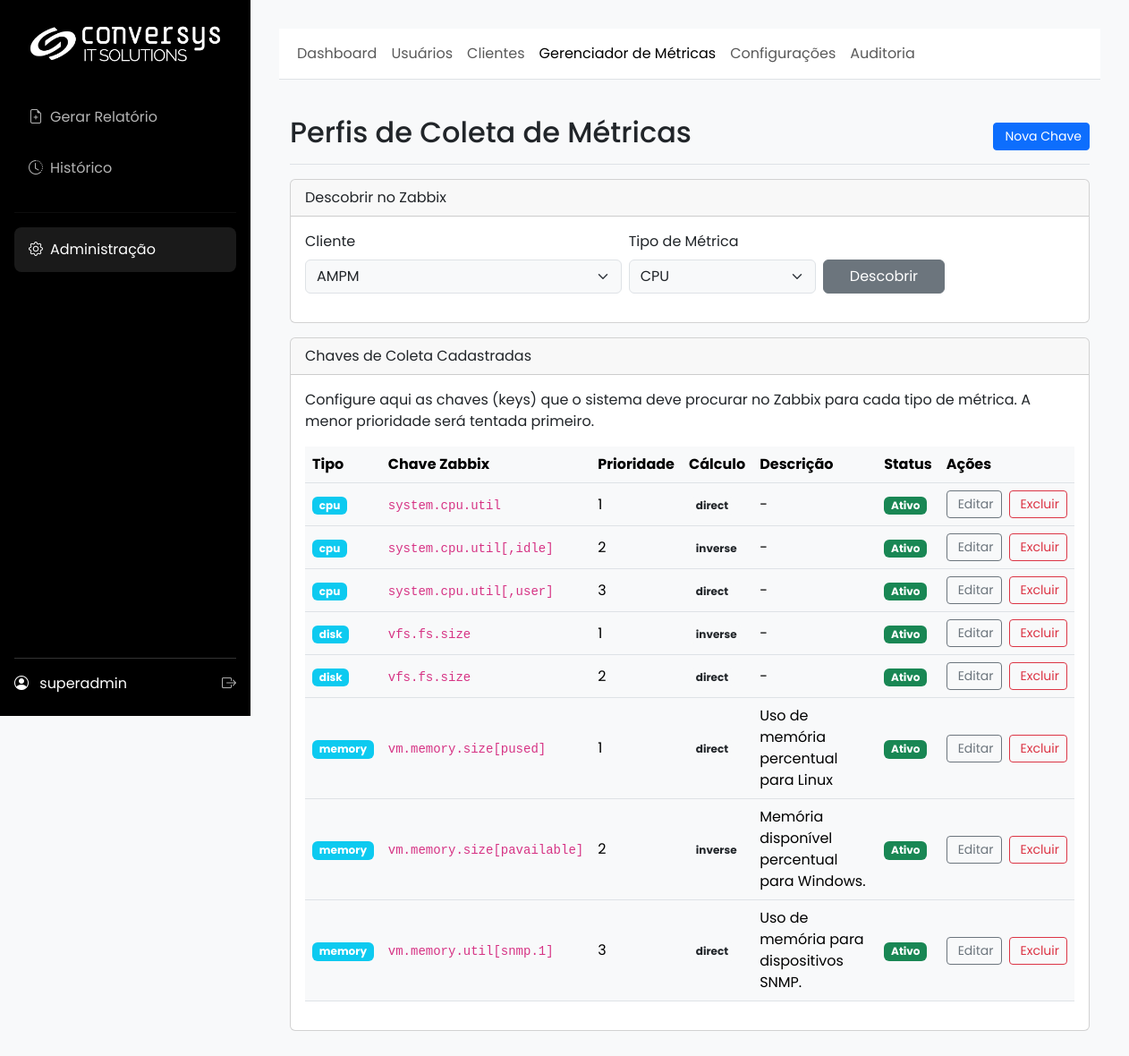
Before: /admin/metric_keys (signed in) with the older database file.
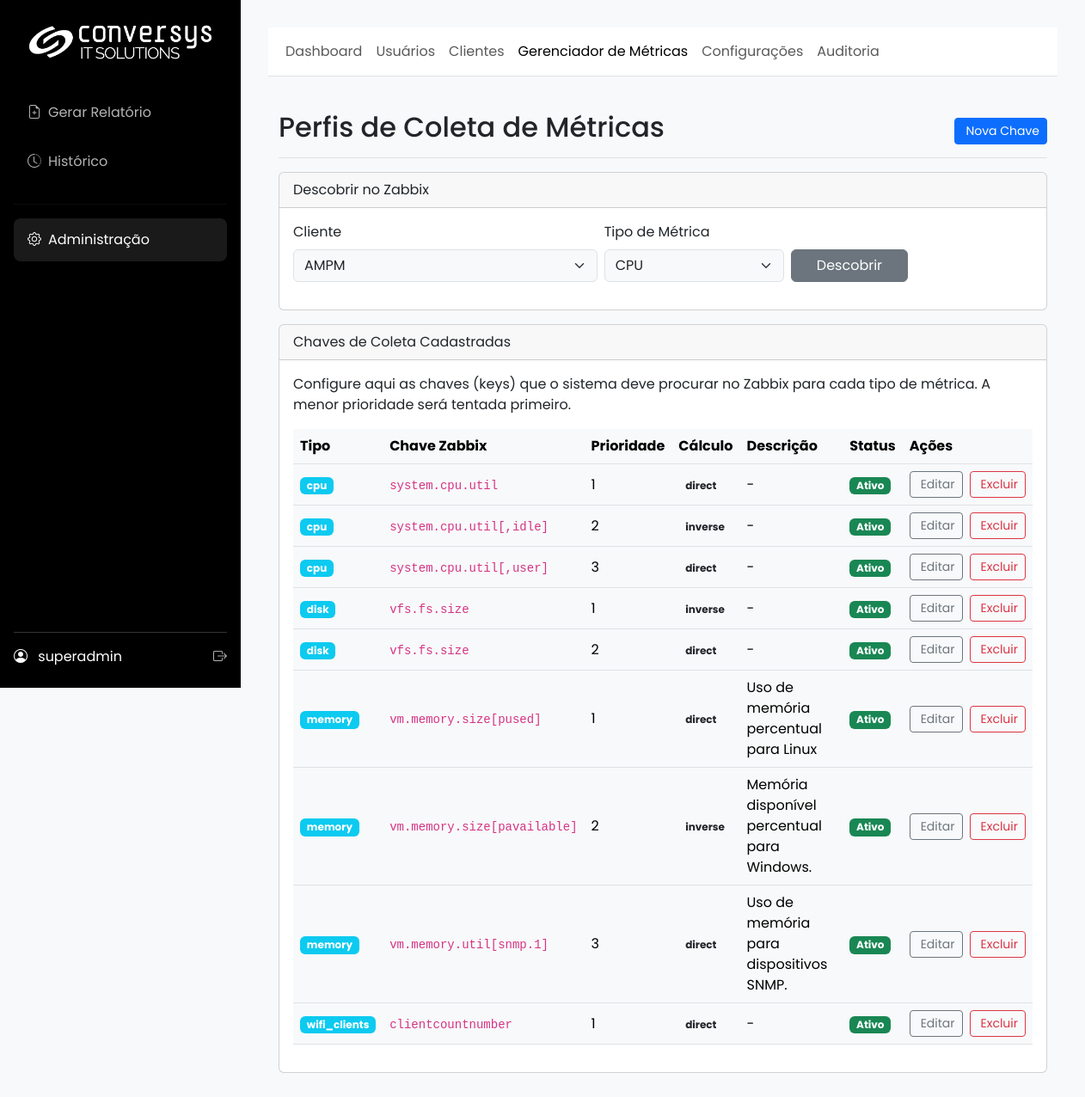
After: the same page with the newer database file.
### app/models.py (models this page shows, shortened)
class SystemConfig(db.Model):
    id = db.Column(db.Integer, primary_key=True)
    company_name = db.Column(db.String(100), default="Conversys IT Solutions")
    footer_text = db.Column(db.String(255), default=f"Conversys IT Solutions Copyright {dt.datetime.now().year} – Todos os direitos Reservados | Política de privacidade")
    primary_color = db.Column(db.String(7), default="#2c3e50")
    secondary_color = db.Column(db.String(7), default="#3498db")
    logo_dark_bg_path = db.Column(db.String(255), nullable=True)
    logo_light_bg_path = db.Column(db.String(255), nullable=True)
    login_background_path = db.Column(db.String(255), nullable=True)
    default_cover_path = db.Column(db.String(255), nullable=True)
    color_scheme = db.Column(db.String(10), default="light")
    color_bg_main = db.Column(db.String(7), default="#f8f9fa")
    color_bg_card = db.Column(db.String(7), default="#ffffff")
    color_text_light = db.Column(db.String(7), default="#212529")
    color_border = db.Column(db.String(7), default="#dee2e6")
    login_media_path = db.Column(db.String(255), nullable=True)
    report_cover_path = db.Column(db.String(255), nullable=True)
    report_final_page_path = db.Column(db.String(255), nullable=True)

class User(UserMixin, db.Model):
    id = db.Column(db.Integer, primary_key=True)
    username = db.Column(db.String(64), index=True, unique=True)
    email = db.Column(db.String(120), index=True, unique=True)
    password_hash = db.Column(db.String(256))
    role_id = db.Column(db.Integer, db.ForeignKey('role.id'))
    reports = db.relationship('Report', backref='user', lazy='dynamic')
    clients = db.relationship('Client', secondary=user_client_association, back_populates='users')
    def has_role(self, role_name):
        return self.role.name == role_name

class MetricKeyProfile(db.Model):
    __tablename__ = 'metric_key_profile'
    id = db.Column(db.Integer, primary_key=True)
    metric_type = db.Column(db.String(50), nullable=False, index=True)
    key_string = db.Column(db.String(255), nullable=False)
    priority = db.Column(db.Integer, nullable=False, default=10)
    calculation_type = db.Column(db.Enum(CalculationType), nullable=False, default=CalculationType.DIRECT)
    description = db.Column(db.String(255), nullable=True)
    is_active = db.Column(db.Boolean, default=True, nullable=False)

### app/admin/routes.py (the view)
@admin.route('/metric_keys')
@admin_required
def list_metric_keys():
    _ensure_request_id()
    _log_debug("Acessando a lista de perfis de métricas")
    try:
        keys = MetricKeyProfile.query.order_by(MetricKeyProfile.metric_type, MetricKeyProfile.priority).all()
        _log_debug("Perfis de métricas carregados", count=len(keys))
    except Exception as e:
        current_app.logger.error(f"[{g.request_id}] Erro ao consultar perfis de métricas: {e}", exc_info=True)
        flash('Erro ao carregar os perfis de métricas.', 'danger')
        keys = []
    return render_template('admin/metric_keys.html', keys=keys, title="Perfis de Coleta de Métricas")

### app/__init__.py (called while the page is built)
@login_manager.user_loader
def load_user(user_id):
    from .models import User
    return db.session.get(User, int(user_id))

def _ensure_request_id():
    rid = getattr(g, "request_id", None)
    if not rid:
        rid = uuid.uuid4().hex
        g.request_id = rid
    return rid

### app/admin/routes.py (called while the page is built)
def _ensure_request_id():
    if not getattr(g, "request_id", None):
        g.request_id = uuid.uuid4().hex
    return g.request_id

def _log_debug(msg, **extra):
    rid = _ensure_request_id()
    payload = {"rid": rid, **extra}
    try:
        current_app.logger.debug(f"{msg} | {payload}")
    except Exception:
        print(f"DEBUG {msg} | {payload}")

### app/main/routes.py (called while the page is built, shortened)
@main.before_app_request
def before_request_func():
    cfg = SystemConfig.query.first()
    g.sys_config = cfg

### app/utils.py (called while the page is built)
def admin_required(f):
    @wraps(f)
    @login_required
    def decorated_function(*args, **kwargs):
        if not (current_user.has_role('admin') or current_user.has_role('super_admin')):
            flash('Acesso negado. Você não tem permissão para acessar esta área.', 'danger')
            return redirect(url_for('main.gerar_form'))
        return f(*args, **kwargs)
    return decorated_function

### app/templates/admin/metric_keys.html (shortened to what this page needs)
{% extends 'admin/base.html' %}
{% block admin_content %}
<div class="container-fluid">
    <div class="d-flex justify-content-between flex-wrap flex-md-nowrap align-items-center pt-3 pb-2 mb-3 border-bottom">
        <h1 class="h2">Perfis de Coleta de Métricas</h1>
        <div class="btn-toolbar mb-2 mb-md-0">
            <a href="{{ url_for('admin.add_metric_key') }}" class="btn btn-sm btn-primary">
                 Nova Chave
            </a>
        </div>
    </div>
    <div class="card mb-3">
        <div class="card-header">Descobrir no Zabbix</div>
        <div class="card-body">
            <div class="row g-2 align-items-end">
                <div class="col-md-5">
                    <label for="discover-client" class="form-label">Cliente</label>
                    <select id="discover-client" class="form-select"></select>
                </div>
                <div class="col-md-3">
                    <label for="discover-type" class="form-label">Tipo de Métrica</label>
                    <select id="discover-type" class="form-select">
                        <option value="cpu">CPU</option>
                    </select>
                </div>
                <div class="col-md-2">
                    <button id="btnDiscover" class="btn btn-secondary w-100">Descobrir</button>
                </div>
            </div>
        </div>
    </div>
    <div class="card">
        <div class="card-header">
            Chaves de Coleta Cadastradas
        </div>
        <div class="card-body">
            <p class="card-text">Configure aqui as chaves (keys) que o sistema deve procurar no Zabbix para cada tipo de métrica. A menor prioridade será tentada primeiro.</p>
            <div class="table-responsive">
                <table class="table table-hover align-middle">
                    <thead>
                        <tr>
                            <th>Tipo</th>
                            <th>Chave Zabbix</th>
                            <th>Prioridade</th>
                            <th>Cálculo</th>
                            <th>Descrição</th>
                            <th>Status</th>
                            <th style="width: 15%;">Ações</th>
                        </tr>
                    </thead>
                    <tbody>
                        {% for key in keys %}
                        <tr>
                            <td><span class="badge bg-info">{{ key.metric_type }}</span></td>
                            <td><code>{{ key.key_string }}</code></td>
                            <td>{{ key.priority }}</td>
                            <td><span class="badge bg-light text-dark">{{ key.calculation_type.value }}</span></td>
                            <td>{{ key.description or '-' }}</td>
                            <td>
                                {% if key.is_active %}
                                    <span class="badge bg-success">Ativo</span>
                                {% else %}
                                    <span class="badge bg-secondary">Inativo</span>
                                {% endif %}
                            </td>
                            <td>
                                <div class="d-flex gap-2">
                                    <a href="{{ url_for('admin.edit_metric_key', key_id=key.id) }}" class="btn btn-sm btn-outline-secondary" title="Editar">
                                         Editar
                                    </a>
                                    <form action="{{ url_for('admin.delete_metric_key', key_id=key.id) }}" method="post" class="d-inline form-delete-metric-key" data-key-id="{{ key.id }}">
                                        <button type="submit" class="btn btn-sm btn-outline-danger" title="Excluir">
                                             Excluir
                                        </button>
                                    </form>
                                </div>
                            </td>
                        </tr>
                        {% else %}
                        <tr>
                            <td colspan="7" class="text-center text-muted p-4">Nenhum perfil de métrica cadastrado.</td>
                        </tr>
                        {% endfor %}
                    </tbody>
                </table>
            </div>
        </div>
    </div>
</div>
{% endblock %}

### app/templates/admin/base.html
{% extends 'base.html' %}
{% block content %}
<nav class="navbar navbar-expand-lg top-navbar mb-4">
<div class="container-fluid">
    <ul class="navbar-nav">
        <li class="nav-item"><a class="nav-link {% if request.endpoint == 'admin.dashboard' %}active{% endif %}" href="{{ url_for('admin.dashboard') }}">Dashboard</a></li>
        <li class="nav-item"><a class="nav-link {% if 'user' in request.endpoint %}active{% endif %}" href="{{ url_for('admin.list_users') }}">Usuários</a></li>
        <li class="nav-item"><a class="nav-link {% if 'client' in request.endpoint %}active{% endif %}" href="{{ url_for('admin.list_clients') }}">Clientes</a></li>
        <li class="nav-item"><a class="nav-link {% if 'metric_key' in request.endpoint %}active{% endif %}" href="{{ url_for('admin.list_metric_keys') }}">Gerenciador de Métricas</a></li>
        <li class="nav-item"><a class="nav-link {% if request.endpoint == 'admin.customize' %}active{% endif %}" href="{{ url_for('admin.customize') }}">Configurações</a></li>
        <li class="nav-item"><a class="nav-link {% if request.endpoint == 'admin.audit_log' %}active{% endif %}" href="{{ url_for('admin.audit_log') }}">Auditoria</a></li>
    </ul>
</div>
</nav>
{% block admin_content %}{% endblock %}
{% endblock %}

### app/templates/base.html (shortened to what this page needs)
<!DOCTYPE html>
<html lang="pt-br" data-bs-theme="{{ g.sys_config.color_scheme | default('dark') }}">
<head>
    <link href="https://cdn.jsdelivr.net/npm/bootstrap@5.3.3/dist/css/bootstrap.min.css" rel="stylesheet">
    <link rel="stylesheet" href="https://cdn.jsdelivr.net/npm/bootstrap-icons@1.11.3/font/bootstrap-icons.min.css">
</head>
<body>
    <div class="d-flex">
        <div class="sidebar">
            <a href="{{ url_for('main.index') }}" class="logo">
                {% if g.sys_config.logo_dark_bg_path %}
                    <img src="{{ url_for('main.uploaded_file', filename=g.sys_config.logo_dark_bg_path) }}" alt="Logo">
                {% else %}
                    <span>{{ g.sys_config.company_name }}</span>
                {% endif %}
            </a>
            <ul class="nav flex-column">
                <li><a href="{{ url_for('main.gerar_form') }}" class="nav-link {% if request.endpoint == 'main.gerar_form' %}active{% endif %}"><i class="bi bi-file-earmark-plus me-2"></i>Gerar Relatório</a></li>
                <li><a href="{{ url_for('main.history') }}" class="nav-link {% if request.endpoint == 'main.history' %}active{% endif %}"><i class="bi bi-clock-history me-2"></i>Histórico</a></li>
                {% if current_user.has_role('admin') or current_user.has_role('super_admin') %}
                <hr style="border-color: rgba(255,255,255,0.2);">
                <li><a href="{{ url_for('admin.dashboard') }}" class="nav-link {% if 'admin.' in request.endpoint %}active{% endif %}"><i class="bi bi-gear me-2"></i>Administração</a></li>
                {% endif %}
            </ul>
            <div class="user-info">
                <div class="d-flex justify-content-between align-items-center">
                    <div>
                        <i class="bi bi-person-circle me-2"></i>
                        <span>{{ current_user.username }}</span>
                    </div>
                    <a href="{{ url_for('auth.logout') }}" title="Sair"><i class="bi bi-box-arrow-right"></i></a>
                </div>
            </div>
        </div>
        <div class="main-content flex-grow-1">
            {% block content %}{% endblock %}
        </div>
    </div>
</body>
</html>

Changed rows visible on the page:
added MetricKeyProfile: metric_type "wifi_clients", key_string "clientcountnumber", priority "1", calculation_type.value "direct", description "-", is_active "Ativo"
